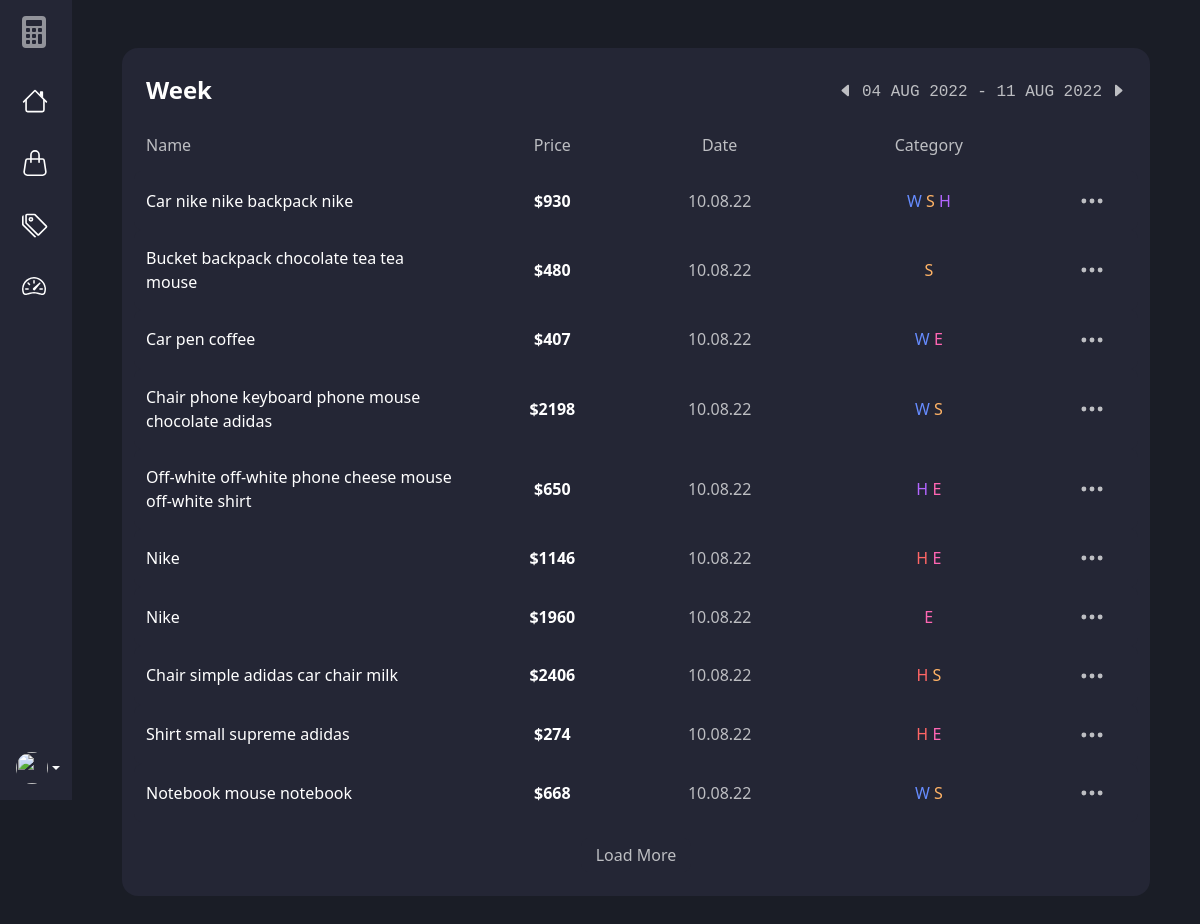
/total/week/show/, run on the app's committed database.
### expenses/models.py (models this page shows, shortened)
class Expense(models.Model):
    user = models.ForeignKey(User, on_delete=models.CASCADE)
    name = models.CharField(max_length=200)
    price = models.PositiveIntegerField()
    category = models.ManyToManyField(
        Category, related_name='category', blank=True)
    color = models.CharField(max_length=7, default='#0d6efd')
    created = models.DateTimeField(auto_now_add=True)
    class Meta:
        ordering = ['user', '-created']

class Category(models.Model):
    user = models.ForeignKey(User, on_delete=models.CASCADE)
    name = models.CharField(max_length=150)
    color = models.CharField(max_length=7, default='#0d6efd')
    created = models.DateTimeField(auto_now_add=True)
    class Meta:
        ordering = ['user', '-created']

### expenses/views.py (the view, shortened to what this page needs)
# urls.py: path('total/<str:period>/<str:action>/', views.expenses_date_filter, name='expenses-date-filter'),
def expenses_date_filter(request, period, action):
    year, month, day, week_start, week_end = '', '', '', '', ''
    _YEARS = [2020, 2021, 2022]
    _MONTHNAMES = ["Jan", "Feb", "Mar", "Apr", "May", "Jun",
                   "Jul", "Aug", "Sep", "Oct", "Nov", "Dec"]
    today = datetime.combine(date.today(), time(0, 0, 0))
    week = timedelta(minutes=60*24*7)
    if period == 'year':
        year = today.year
        expenses = Expense.objects.filter(created__year=year)
    elif period == 'month':
        month = today.month
        year = today.year
        expenses = Expense.objects.filter(
            Q(created__month=month), Q(created__year=year))
        month = _MONTHNAMES[month - 1]
    elif period == 'week':
        week_start = today - week
        week_end = today
        expenses = Expense.objects.filter(created__gte=week_start)
    if action != 'show':
        htmx = True
        if period == 'year':
            year = int(request.GET.get('year'))
            if action == 'previous':
                if year > _YEARS[0]:
                    year -= 1
            elif action == 'next':
                if year < _YEARS[-1]:
                    year += 1
            expenses = Expense.objects.filter(created__year=year)
            year = year
        elif period == 'month':
            month = int(_MONTHNAMES.index(request.GET.get('month'))) + 1
            year = int(request.GET.get('year'))
            if action == 'previous':
                if year == _YEARS[0] and month == 1:
                    pass
                else:
                    month -= 1
                    if month == 0:
                        year -= 1
            elif action == 'next':
                if year == _YEARS[-1] and month == 12:
                    pass
                else:
                    if month == 12:
                        month = 1
                        year += 1
                    else:
                        month += 1
            expenses = Expense.objects.filter(
                Q(created__month=month), Q(created__year=year))
            month = _MONTHNAMES[month - 1]
            year = year
        elif period == 'week':
            week_start = request.GET.get('week_start')
            week_end = request.GET.get('week_end')
            week_start_year = int(week_start.rstrip(', midnight')[-4:])
            week_start_month = int(_MONTHNAMES.index(week_start[:3])) + 1
            week_start_day = int(week_start.split()[1].rstrip(','))
            week_start = datetime(
                week_start_year, week_start_month, week_start_day)
            week_end_year = int(week_end.rstrip(', midnight')[-4:])
            week_end_month = int(_MONTHNAMES.index(week_end[:3])) + 1
            week_end_day = int(week_end.split()[1].rstrip(','))
            week_end = datetime(week_end_year, week_end_month, week_end_day)
            if action == 'previous':
                week_start = week_start - week
                week_end = week_end - week
                if week_start.year < _YEARS[0]:
                    week_start = week_start + week
                    week_end = week_end + week
            elif action == 'next':
                if week_end < today:
                    week_start = week_start + week
                    week_end = week_end + week
            expenses = Expense.objects.filter(
                Q(created__gte=week_start), Q(created__lte=week_end))
        elif period == 'day':
            day = int(request.GET.get('day'))
            month = int(_MONTHNAMES.index(request.GET.get('month'))) + 1
            year = int(request.GET.get('year'))
            if action == 'previous':
                if day > 1:
                    day -= 1
            elif action == 'next':
                try:
                    datetime(year, month, day + 1)
                    day += 1
                except:
                    day = day
            expenses = Expense.objects.filter(Q(created__day=day), Q(
                created__month=month), Q(created__year=year))
            day = f'0{day}' if len(str(day)) == 1 else day
            month = _MONTHNAMES[month - 1]
    else:
        htmx = False
    paginator = Paginator(expenses, 10)
    page_number = request.GET.get('page', 1)
    page_obj = paginator.get_page(page_number)
    context = {
        'expenses': page_obj,
        'period': period,
        'year': year,
        'month': month,
        'day': day,
        'week_start': week_start,
        'week_end': week_end,
        'years': _YEARS,
        'months': _MONTHNAMES,
    }
    if request.GET.get('load-more') == 'True':
        return render(request, 'expenses/expenses-card-rows.html', context)
    if htmx == True:
        return render(request, 'expenses/expenses-card.html', context)
    else:
        return render(request, 'expenses/total-period.html', context)

### expenses/templates/expenses/total-period.html (shortened to what this page needs)
{% extends 'expenses/base.html' %}
{% block content %}
<div class="container-fluid my-5">
    {% include 'expenses/expenses-card.html' %}
</div>
{% endblock content %}

### expenses/templates/expenses/expenses-card-rows.html (shortened to what this page needs)
{% for expense in expenses %}
<div class="row py-3 align-items-center justify-content-between table-row">
    <div class="col-6 col-sm-3 col-md-4">
        <a href="" class="text-base-link">{{ expense.name }}</a>
    </div>
    <div class="col-6 col-sm-3 col-md-2 text-center">
        <a href="" class="text-base-link fw-semibold">${{ expense.price }}</a>
    </div>
    <div class="col-6 col-sm-2 col-md-2 text-center">
        <a href="" class="text-second-link">{{ expense.created|date:"d.m.y" }}</a>
    </div>
    <div class="col-6 col-sm-3 col-md-3 text-center">
        {% for category in expense.category.all %}
        <a style="color: {{ category.color }};" class="text-second-link"
            id="category-opened{{ category.pk }}{{ expense.pk }}"
            onclick="categoryShow({{ category.pk }}, {{ expense.pk }})"> {{ category.name|first }} </a>
        {% endfor %}
    </div>
    <div class="col-6 col-sm-1 col-md-1 text-center">
        <a href="" class="text-second-link">
            <svg xmlns="http://www.w3.org/2000/svg" width="26" height="26" fill="currentColor"
                class="bi bi-three-dots text-center me-2" viewBox="0 0 16 16">
                <path
                    d="M3 9.5a1.5 1.5 0 1 1 0-3 1.5 1.5 0 0 1 0 3zm5 0a1.5 1.5 0 1 1 0-3 1.5 1.5 0 0 1 0 3zm5 0a1.5 1.5 0 1 1 0-3 1.5 1.5 0 0 1 0 3z" />
            </svg>
        </a>
    </div>
</div>
{% endfor %}
{% if expenses.has_next %}
<div class="text-center mt-3" id="load-more">
    <button class="btn-c" hx-get="{% url 'expenses-date-filter' period 'show' %}?page={{ expenses.next_page_number }}&load-more=True"
        hx-target="#load-more" hx-swap="outerHTML">Load More</button>
</div>
{% endif %}

### expenses/static/css/style.css (style rules this page uses)
:root { --accent: #ef642c; --second: #bdbec2; --base: #ffffff; --bg-light: #242635; --bg-second: #1f222e; --bg-dark: #1a1d26; --bg-gradient: linear-gradient(180deg, rgba(255, 255, 255, 0.007), rgba(233, 233, 233, 0.089), rgba(112, 112, 112, 0.411)); --bg-gradient-accent: linear-gradient(180deg, rgba(251, 98, 101, 1), rgba(233, 78, 50, 1), rgba(239, 99, 44, 1)); --bg-gradient-blue: linear-gradient(180deg, rgba(42, 167, 248, 1), rgba(48, 107, 221, 1), rgba(53, 70, 242, 1)); --bg-gradient-purple: linear-gradient(180deg, rgba(241, 42, 227, 1), rgba(191, 51, 234, 1), rgba(150, 54, 243, 1)); --bg-gradient-green: linear-gradient(180deg, rgba(68, 216, 154, 1), rgba(31, 209, 185, 1), rgba(52, 205, 224, 1)); --navbar-width: 220px; --navbar-width-sm: 4.5rem; }
.container-fluid { padding-right: 50px; padding-left: 50px; }
.bg-dark-c { background-color: var(--bg-dark); }
.text-second-link { color: var(--second); text-decoration: none; cursor: pointer; transition-duration: 0.2s; }
.text-base-link { color: var(--base); text-decoration: none; cursor: pointer; transition-duration: 0.2s; }
.table-row { background-color: var(--bg-light); border-radius: 0.5rem; transition-duration: 0.3s; }
.btn-c { background-color: var(--bg-light); border: none; border-radius: 0.5rem; color: var(--second); padding: 5px 15px; text-align: center; text-decoration: none; display: inline-block; font-size: 16px; transition-duration: 0.2s; }

### data on the page
Expense: name "Car nike nike backpack nike", price "930", created "10.08.22"
Category: name|first "W"
Category: name|first "S"
Category: name|first "H"
Expense: name "Bucket backpack chocolate tea tea mouse", price "480", created "10.08.22"
Expense: name "Car pen coffee", price "407", created "10.08.22"
Category: name|first "E"
Expense: name "Chair phone keyboard phone mouse chocolate adidas", price "2198", created "10.08.22"
Expense: name "Off-white off-white phone cheese mouse off-white shirt", price "650", created "10.08.22"
Expense: name "Nike", price "1146", created "10.08.22"
Category: name|first "H"
Expense: name "Nike", price "1960", created "10.08.22"
Expense: name "Chair simple adidas car chair milk", price "2406", created "10.08.22"
Expense: name "Shirt small supreme adidas", price "274", created "10.08.22"
Expense: name "Notebook mouse notebook", price "668", created "10.08.22"

### other printed values
{{ week_start|date:"d M Y" }} "04 AUG 2022"
{{ week_end|date:"d M Y" }} "11 AUG 2022"
